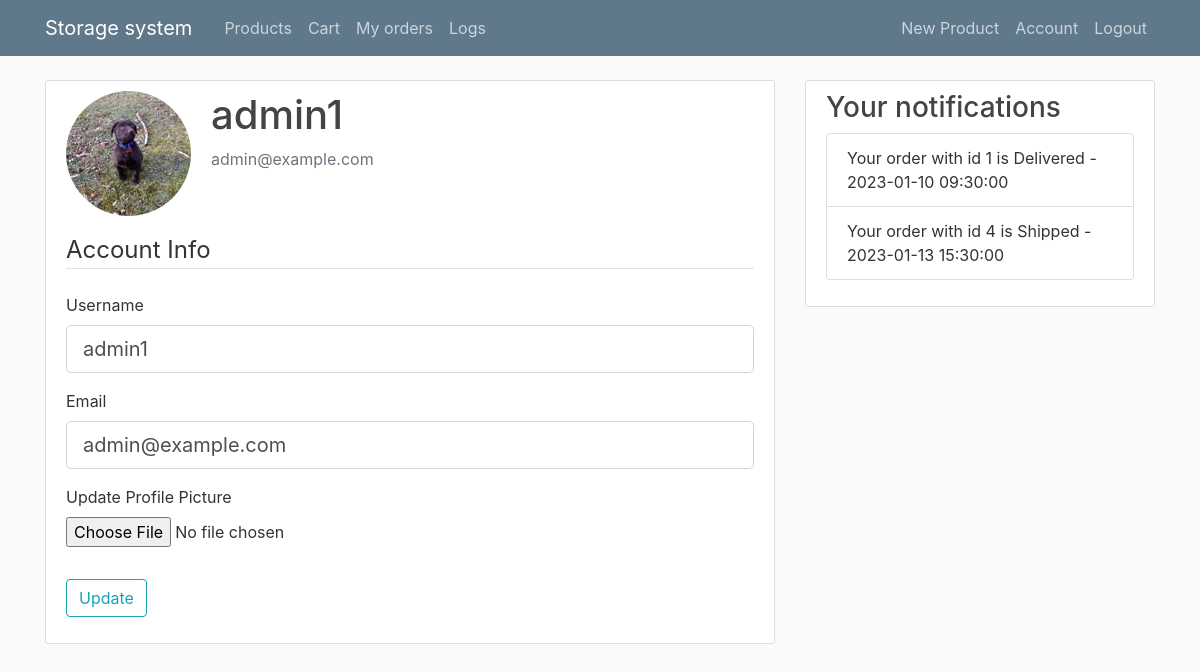
The page /account (signed in) on the database its author committed.
### flaskblog/models.py (models this page shows, shortened)
class User(db.Model, UserMixin):
    id = db.Column(db.Integer, primary_key=True, nullable=False)
    username = db.Column(db.String(20), unique=True, nullable=False)
    email = db.Column(db.String(120), unique=True, nullable=False)
    name = db.Column(db.String(20), nullable=False)
    company = db.Column(db.String(120), nullable=False)
    image_file = db.Column(db.String(20), nullable=False, default='default.jpg')
    password = db.Column(db.String(60), nullable=False)
    roles = db.relationship('Roles', secondary='UserRoles', backref=db.backref('users', lazy='dynamic'))
    orders = db.relationship('Orders', backref='user', lazy=True)
    notifications = db.relationship('Notification', backref='user', lazy=True)
    def has_roles(self, role):
        if isinstance(role, str):
            return role in (role.name for role in self.roles)
        else:
            return role in self.roles

class Notification(db.Model):
    id = db.Column(db.Integer, primary_key=True)
    userId = db.Column(db.Integer, db.ForeignKey('user.id'))
    message = db.Column(db.Text, nullable=False)
    timestamp = db.Column(db.DateTime, nullable=False, default=datetime.utcnow)

### flaskblog/users/routes.py (the view)
@users.route("/account", methods=['GET', 'POST'])
@login_required
def account():
    form = UpdateAccountForm()
    if form.validate_on_submit():
        if form.picture.data:
            picture_file = save_picture(form.picture.data)
            current_user.image_file = picture_file
        current_user.username = form.username.data
        current_user.email = form.email.data
        db.session.commit()
        flash('Your account has been updated!', 'success')
        return redirect(url_for('users.account'))
    elif request.method == 'GET':
        form.username.data = current_user.username
        form.email.data = current_user.email
    image_file = url_for('static', filename='profile_pics/' + current_user.image_file)
    return render_template('account.html', title='Account',
                           image_file=image_file, form=form)

### flaskblog/users/forms.py (shortened to what this page needs)
class UpdateAccountForm(FlaskForm):
    username = StringField('Username',
                           validators=[DataRequired(), Length(min=2, max=20)])
    email = StringField('Email',
                        validators=[DataRequired(), Email()])
    picture = FileField('Update Profile Picture', validators=[FileAllowed(['jpg', 'png'])])
    submit = SubmitField('Update')

### flaskblog/models.py (called while the page is built)
@login_manager.user_loader
def load_user(user_id):
    return User.query.get(int(user_id))

### flaskblog/templates/account.html (shortened to what this page needs)
{% extends "layout.html" %}
{% block content %}
    <div class="content-section">
      <div class="media">
        <img class="rounded-circle account-img" src="{{ image_file }}">
        <div class="media-body">
          <h2 class="account-heading">{{ current_user.username }}</h2>
          <p class="text-secondary">{{ current_user.email }}</p>
        </div>
      </div>
        <form method="POST" action="" enctype="multipart/form-data">
            <fieldset class="form-group">
                <legend class="border-bottom mb-4">Account Info</legend>
                <div class="form-group">
                    {{ form.username.label(class="form-control-label") }}
                    {% if form.username.errors %}
                        {{ form.username(class="form-control form-control-lg is-invalid") }}
                        <div class="invalid-feedback">
                            {% for error in form.username.errors %}
                                <span>{{ error }}</span>
                            {% endfor %}
                        </div>
                    {% else %}
                        {{ form.username(class="form-control form-control-lg") }}
                    {% endif %}
                </div>
                <div class="form-group">
                    {{ form.email.label(class="form-control-label") }}
                    {% if form.email.errors %}
                        {{ form.email(class="form-control form-control-lg is-invalid") }}
                        <div class="invalid-feedback">
                            {% for error in form.email.errors %}
                                <span>{{ error }}</span>
                            {% endfor %}
                        </div>
                    {% else %}
                        {{ form.email(class="form-control form-control-lg") }}
                    {% endif %}
                </div>
                <div class="form-group">
                    {{ form.picture.label() }}
                    {{ form.picture(class="form-control-file") }}
                </div>
            </fieldset>
            <div class="form-group">
                {{ form.submit(class="btn btn-outline-info") }}
            </div>
        </form>
    </div>
{% endblock content %}

### flaskblog/templates/layout.html (shortened to what this page needs)
<!DOCTYPE html>
<html>
<head>
    <link rel="stylesheet" href="https://maxcdn.bootstrapcdn.com/bootstrap/4.0.0/css/bootstrap.min.css">
    <link rel="stylesheet" type="text/css" href="{{ url_for('static', filename='main.css') }}">
</head>
<body>
    <header class="site-header">
      <nav class="navbar navbar-expand-md navbar-dark bg-steel fixed-top">
        <div class="container">
          <a class="navbar-brand mr-4" href="/">Storage system</a>
          <div class="collapse navbar-collapse" id="navbarToggle">
            <div class="navbar-nav mr-auto">
              {% if current_user.is_authenticated %}
                <a class="nav-item nav-link" href="{{ url_for('main.products') }}">Products</a>
                <a class="nav-item nav-link" href="{{ url_for('main.cart') }}">Cart</a>
                <a class="nav-item nav-link" href="{{ url_for('main.orders') }}">My orders</a>
                   {% if current_user.is_authenticated %}
                    {% if current_user.has_roles('admin') %}
                  <a class="nav-item nav-link" href="{{ url_for('logs.get_logs') }}">Logs</a>
                    {% endif %}
                {% endif %}
              {% endif %}
            </div>
            <div class="navbar-nav">
              {% if current_user.is_authenticated %}
                {% if current_user.has_roles('admin') %}
                  <a class="nav-item nav-link" href="{{ url_for('products.new_product') }}">New Product</a>
                {% endif %}
                <a class="nav-item nav-link" href="{{ url_for('users.account') }}">Account</a>
                <a class="nav-item nav-link" href="{{ url_for('users.logout') }}">Logout</a>
              {% else %}
                <a class="nav-item nav-link" href="{{ url_for('users.login') }}">Login</a>
                <a class="nav-item nav-link" href="{{ url_for('users.register') }}">Register</a>
              {% endif %}
            </div>
          </div>
        </div>
      </nav>
    </header>
    <main role="main" class="container">
      <div class="row">
        <div class="col-md-8">
          {% block content %}{% endblock %}
        </div>
      {% if current_user.is_authenticated %}
        <div class="col-md-4">
          <div class="content-section">
            <h3>Your notifications</h3>
              <ul class="list-group">
                 <ul class="list-group">
                    {% for notification in current_user.notifications %}
                        <li class="list-group-item">
                    {{ notification.message }} - {{ notification.timestamp }}
                        </li>
                    {% endfor %}
                </ul>
              </ul>
          </div>
        </div>
      {% endif %}
      </div>
    </main>
</body>
</html>

### flaskblog/static/main.css (style rules this page uses)
body { background: #fafafa; color: #333333; margin-top: 5rem; }
h1, h2, h3, h4, h5, h6 { color: #444444; }
.bg-steel { background-color: #5f788a; }
.site-header .navbar-nav .nav-link { color: #cbd5db; }
.content-section { background: #ffffff; padding: 10px 20px; border: 1px solid #dddddd; border-radius: 3px; margin-bottom: 20px; }
.account-img { height: 125px; width: 125px; margin-right: 20px; margin-bottom: 16px; }
.account-heading { font-size: 2.5rem; }

### rows shown on the page
User: username "admin1", email "admin@example.com"
Notification: message "Your order with id 1 is Delivered", timestamp "2023-01-10 09:30:00"
Notification: message "Your order with id 4 is Shipped", timestamp "2023-01-13 15:30:00"
